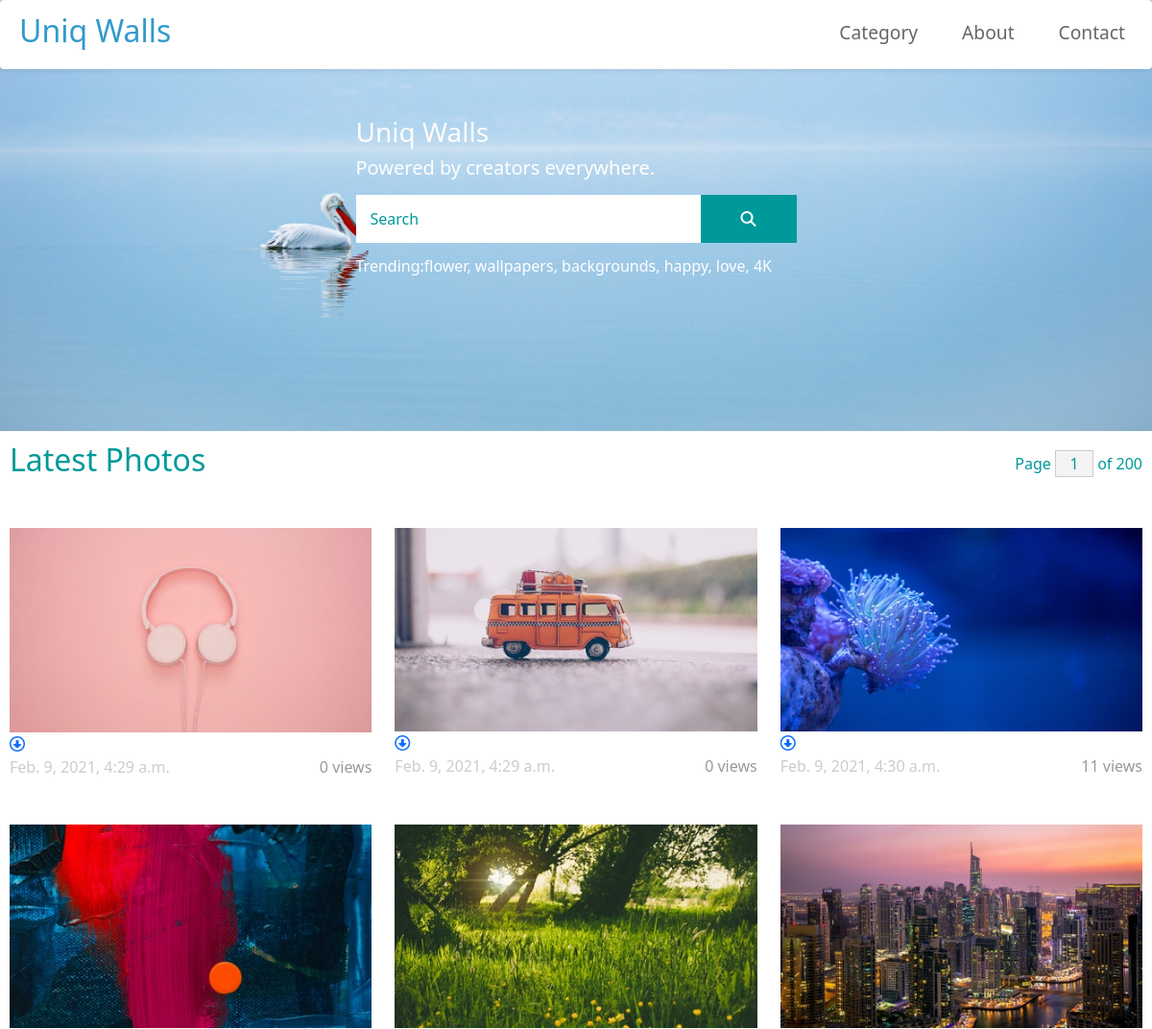
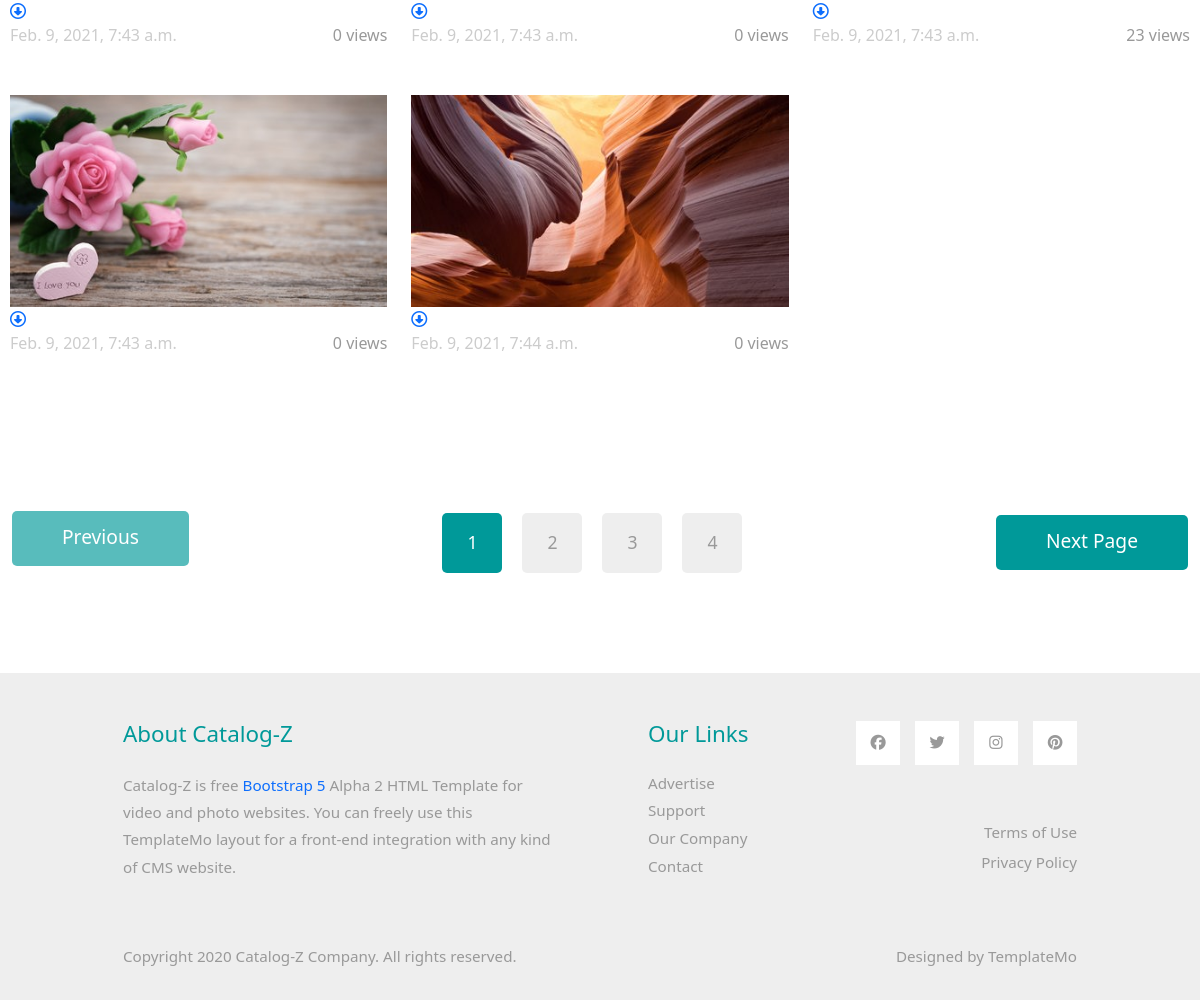
The page / on the database its author committed (2 pictures, top to bottom).
### UniqApp/models.py (models this page shows, shortened)
class Image(models.Model):
    image = models.ImageField(upload_to='dynamic_img')
    title = models.CharField(max_length=100)
    category = models.ForeignKey(Category, on_delete=models.CASCADE)
    date = models.DateTimeField(auto_now_add=True)
    view_count = models.PositiveIntegerField(default=0)

### UniqApp/views.py (the view)
# urls.py: path('', HomeView.as_view(), name="home"),
class HomeView(TemplateView):
    template_name = 'index.html'
    def get_context_data(self, **kwargs):
        context = super().get_context_data(**kwargs)
        context["images"] = Image.objects.all()
        return context

### templates/index.html (shortened to what this page needs)
{% extends 'base.html' %}
{% load static %}
{% block photos %}
<div class="tm-hero d-flex justify-content-center align-items-center" id="serch-div" data-parallax="scroll" id="banner">
    <form class="d-flex tm-search-form" id="search-form">
        <input class="form-control tm-search-input" type="search" placeholder="Search" aria-label="Search">
        <button class="btn btn-outline-success tm-search-btn" type="submit">
            <i class="fas fa-search"></i>
        </button>
        <h3 id="uniq-name">Uniq Walls</h3><br>
        <h5 id="motto">Powered by creators everywhere.</h5>
        <p id="trending">Trending:flower, wallpapers, backgrounds, happy, love, 4K</p>
    </form>
</div>
<div class="row mb-4" id="img-div">
    <h2 class="col-6 tm-text-primary">
        Latest Photos
    </h2>
    <div class="col-6 d-flex justify-content-end align-items-center">
        <form action="" class="tm-text-primary">
            Page <input type="text" value="1" size="1" class="tm-input-paging tm-text-primary"> of 200
        </form>
    </div>
</div>
<div class="row tm-mb-90 tm-gallery" id="img-div">
    {% for img in images %}
        <div class="col-xl-4 col-lg-4 col-md-6 col-sm-6 col-12 mb-5">
            <a href="{% get_media_prefix %}" download="{{ img.title }}.jpg">
                <img src="{{ img.image.url }}" alt="Image" class="img-fluid">
                <i class="far fa-arrow-alt-circle-down"></i>
            </a>
            <div class="d-flex justify-content-between tm-text-gray">
                <span class="tm-text-gray-light">{{ img.date }}</span>
                <span>{{ img.view_count }} views</span>
            </div>
        </div>
    {% endfor %}
</div>
{% endblock %}

### templates/base.html (shortened to what this page needs)
<!DOCTYPE html>
{% load static %}
<html lang="en">
<head>
    <link rel="stylesheet" href="{% static 'css/bootstrap.min.css' %}">
    <link rel="stylesheet" href="{% static 'fontawesome/css/all.min.css' %}">
    <link rel="stylesheet" href="{% static 'css/templatemo-style.css' %}">
    <link rel="stylesheet" href="{% static 'https://use.fontawesome.com/releases/v5.7.0/css/all.css' %}">
</head>
<body>
    <nav class="navbar navbar-expand-lg shadow-sm p-2 mb-5 rounded" id="navbar">
        <div class="container-fluid">
            <a class="navbar-brand" href="{% url 'home' %}">
                <h2>Uniq Walls</h2>
            </a>
            <div class="collapse navbar-collapse" id="navbarSupportedContent">
            <ul class="navbar-nav ml-auto mb-2 mb-lg-0">
                <li class="nav-item">
                    <a class="nav-link nav-link-1" aria-current="page" href="{% url 'category' %}">Category</a>
                </li>
                <li class="nav-item">
                    <a class="nav-link nav-link-3" href="{% url 'about' %}">About</a>
                </li>
                <li class="nav-item">
                    <a class="nav-link nav-link-4" href="{% url 'contact' %}">Contact</a>
                </li>
            </ul>
            </div>
        </div>
    </nav>
    {% block photos %}
    {% endblock %}
    <div class="container-fluid tm-container-content tm-mt-60">
        <div class="row tm-mb-90">
            <div class="col-12 d-flex justify-content-between align-items-center tm-paging-col">
                <a href="javascript:void(0);" class="btn btn-primary tm-btn-prev mb-2 disabled">Previous</a>
                <div class="tm-paging d-flex">
                    <a href="javascript:void(0);" class="active tm-paging-link">1</a>
                    <a href="javascript:void(0);" class="tm-paging-link">2</a>
                    <a href="javascript:void(0);" class="tm-paging-link">3</a>
                    <a href="javascript:void(0);" class="tm-paging-link">4</a>
                </div>
                <a href="javascript:void(0);" class="btn btn-primary tm-btn-next">Next Page</a>
            </div>
        </div>
    </div>
    <footer class="tm-bg-gray pt-5 pb-3 tm-text-gray tm-footer">
        <div class="container-fluid tm-container-small">
            <div class="row">
                <div class="col-lg-6 col-md-12 col-12 px-5 mb-5">
                    <h3 class="tm-text-primary mb-4 tm-footer-title">About Catalog-Z</h3>
                    <p>Catalog-Z is free <a rel="sponsored" href="https://v5.getbootstrap.com/">Bootstrap 5</a> Alpha 2 HTML Template for video and photo websites. You can freely use this TemplateMo layout for a front-end integration with any kind of CMS website.</p>
                </div>
                <div class="col-lg-3 col-md-6 col-sm-6 col-12 px-5 mb-5">
                    <h3 class="tm-text-primary mb-4 tm-footer-title">Our Links</h3>
                    <ul class="tm-footer-links pl-0">
                        <li><a href="#">Advertise</a></li>
                        <li><a href="#">Support</a></li>
                        <li><a href="#">Our Company</a></li>
                        <li><a href="#">Contact</a></li>
                    </ul>
                </div>
                <div class="col-lg-3 col-md-6 col-sm-6 col-12 px-5 mb-5">
                    <ul class="tm-social-links d-flex justify-content-end pl-0 mb-5">
                        <li class="mb-2"><a href="https://facebook.com"><i class="fab fa-facebook"></i></a></li>
                        <li class="mb-2"><a href="https://twitter.com"><i class="fab fa-twitter"></i></a></li>
                        <li class="mb-2"><a href="https://instagram.com"><i class="fab fa-instagram"></i></a></li>
                        <li class="mb-2"><a href="https://pinterest.com"><i class="fab fa-pinterest"></i></a></li>
                    </ul>
                    <a href="#" class="tm-text-gray text-right d-block mb-2">Terms of Use</a>
                    <a href="#" class="tm-text-gray text-right d-block">Privacy Policy</a>
                </div>
            </div>
            <div class="row">
                <div class="col-lg-8 col-md-7 col-12 px-5 mb-3">
                    Copyright 2020 Catalog-Z Company. All rights reserved.
                </div>
                <div class="col-lg-4 col-md-5 col-12 px-5 text-right">
                    Designed by <a href="https://templatemo.com" class="tm-text-gray" rel="sponsored" target="_parent">TemplateMo</a>
                </div>
            </div>
        </div>
    </footer>
</body>
</html>

### static/css/templatemo-style.css (style rules this page uses)
p { line-height: 1.8; }
a { text-decoration: none; transition: all 0.3s ease; }
.container-fluid { max-width: 1770px; }
.tm-container-small { max-width: 1050px; }
.btn { border-radius: 0; }
.btn-primary { background-color: #009999; border: 0; border-radius: 5px; padding: 12px 50px 14px; font-size: 1.2rem; }
.btn-primary.disabled, .btn-primary:disabled { background-color: #009999; pointer-events: all; cursor: not-allowed; }
.form-control { padding: 10px 20px; width: 100%; height: auto; }
.navbar-brand { color: #3399CC; font-size: 1.6rem; }
.tm-hero { min-height: 200px; background: transparent; }
.tm-mt-60 { margin-top: 60px; }
.tm-mb-90 { margin-bottom: 90px; }
.tm-text-primary { color: #009999; }
.tm-bg-gray { background-color: #EEEEEE; }
.tm-input-paging { width: 40px; border-radius: 0; border: 1px solid #CCCCCC; background: #f4f4f4; text-align: center; }
.nav-item { margin-right: 30px; }
.nav-item:last-child { margin-right: 0; }
.nav-link { color: #666666; border-bottom: 4px solid transparent; font-size: 1.2rem; }
.tm-search-input { width: 360px; border-radius: 0; padding: 12px 15px; color: #009999; border: none; }
.tm-search-input::placeholder { color: #009999; opacity: 1; }
.tm-search-btn { color: white; background-color: #009999; border: none; width: 100px; height: 50px; margin-left: -1px; }
p, .tm-text-gray { color: #999; }
.tm-text-gray-light { color: #CCC; }
.tm-paging-link { display: flex; justify-content: center; align-items: center; width: 60px; height: 60px; font-size: 1.1rem; color: #999; background-color: #EEEEEE; margin: 10px; border-radius: 5px; text-decoration: none; transition: all 0.3s ease; }
.tm-paging-link:hover, .tm-paging-link.active { background-color: #009999; color: #fff; }
.tm-footer-links li { list-style: none; margin-bottom: 5px; }
.tm-footer-links li a { color: #999999; }
.tm-social-links li { list-style: none; margin-right: 15px; }
.tm-social-links li:last-child { margin-right: 0; }
.tm-social-links li a { color: #999999; width: 44px; height: 44px; display: flex; background-color: #fff; align-items: center; justify-content: center; }
.tm-footer { font-size: 0.95rem; }
.tm-footer-title { font-size: 1.4rem; }
.form-control, input:-internal-autofill-selected, select:not([multiple]) { color: #009999 !important; }
.form-control::placeholder { color: #009999; opacity: 1; }

### templates/index.html (style rules this page uses)
#uniq-name { position: absolute; margin-top: -82px; color: rgb(253, 253, 253); z-index: 10; }
#motto { position: absolute; margin-top: -40px; color: white; }
#trending { position: absolute; color: white; margin-top: 60px; }
#search-form { position: absolute; margin-top: 60px; margin-top: 5px; }
#img-div { padding: 10px; }

### templates/base.html (style rules this page uses)
#navbar { position: fixed; z-index: 0; background-color: rgb(255, 255, 255); width: 100%; z-index: 0; }

### rows shown on the page
Image: image (picture), date "Feb. 9, 2021, 4:29 a.m.", view_count "0"
Image: image (picture), date "Feb. 9, 2021, 4:29 a.m.", view_count "0"
Image: image (picture), date "Feb. 9, 2021, 4:30 a.m.", view_count "11"
Image: image (picture), date "Feb. 9, 2021, 7:43 a.m.", view_count "0"
Image: image (picture), date "Feb. 9, 2021, 7:43 a.m.", view_count "0"
Image: image (picture), date "Feb. 9, 2021, 7:43 a.m.", view_count "23"
Image: image (picture), date "Feb. 9, 2021, 7:43 a.m.", view_count "0"
Image: image (picture), date "Feb. 9, 2021, 7:44 a.m.", view_count "0"
